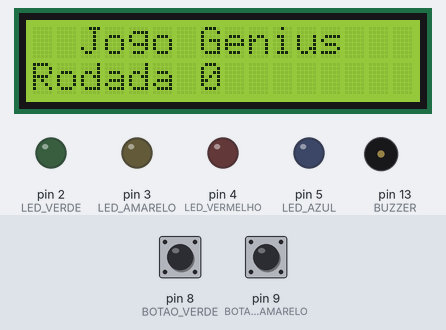
Bench run of a sketch on a simulated Arduino Uno, built with avr-gcc and run on an emulated ATmega328P. Shown: 16×2 character LCD, output pins drawn as LEDs (lit = HIGH), buzzer (waves = sounding). Dashed ring = blinking. Inputs (shaded band) come from the test bench; at power-on: pin 9 (BOTAO_AMARELO) HIGH, pin 8 (BOTAO_VERDE) HIGH. Random numbers use the default seed unless the sketch sets one; what the sketch prints to the serial monitor is not drawn.

Above: at 1.2 s.
1.3 s: pin 9 (BOTAO_AMARELO) pulled LOW for 0.7 s
At 2.8 s:
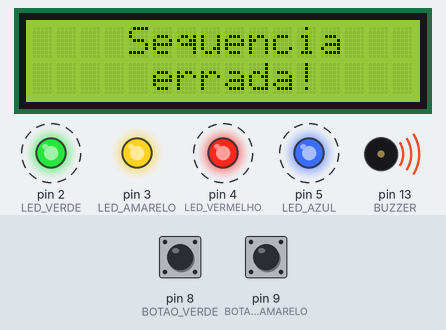
At 3.5 s:
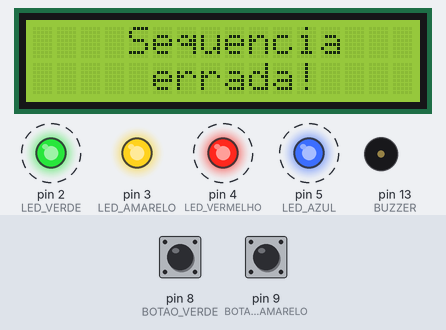
Timing chart, 0 to 11.1 s (numbered marks = the images above; inputs shaded):
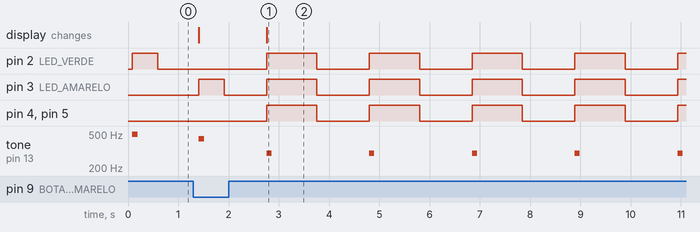

Measured:
- after the input at 1.3 s, pin 2 (LED_VERDE): alternates HIGH for 1.0 s and LOW for 1.0 s, starting after 1.5 s; pin 3 (LED_AMARELO): goes HIGH 0.50 s, LOW 0.84 s, 4 × (HIGH 1.0 s, LOW 1.0 s), then HIGH, starting after 0.11 s

The sketch:

jogo_genius_display.ino
```cpp
/*Incluindo bibliotecas*/
#include <LiquidCrystal_I2C.h>

/*Declarando a porta de cada componente*/
#define LED_VERDE 2
#define LED_AMARELO 3
#define LED_VERMELHO 4
#define LED_AZUL 5

#define BOTAO_VERDE 8
#define BOTAO_AMARELO 9
#define BOTAO_VERMELHO 10
#define BOTAO_AZUL 11

#define BUZZER 13

/*Declarando as propriedades do display*/
#define endereco 0x27
#define colunas 16
#define linhas 2
LiquidCrystal_I2C lcd(endereco, colunas, linhas);

/*Declarando constantes de tempo*/
#define UM_SEGUNDO 1000
#define MEIO_SEGUNDO 500

/*Declarando variáveis do jogo*/
#define INDEFINIDO -1 //quando o jogador ainda não tomou nenhuma ação

#define TAMANHO_SEQUENCIA 20 //quantidade de acertos consecutivos para vencer o jogo

int sequenciaLuzes[TAMANHO_SEQUENCIA]; //guarda a ordem em que os leds acendem
int rodada = 0;
int ledsRespondidos = 0; //quantidade de leds que o jogador acionou

/*Listando os estados do jogo*/
enum Estados {
  PRONTO_PARA_PROXIMA_RODADA,
  USUARIO_RESPONDENDO,
  JOGO_FINALIZADO_SUCESSO,
  JOGO_FINALIZADO_FALHA
};


void setup() {
  Serial.begin(9600); //para acompanhar no monitor serial

  lcd.init(); //inicia a comunicação com o display

  iniciaPortas(); //configuração dos pins mode
  iniciaJogo(); //configuração inicial do jogo
}


void iniciaPortas() {
  /*Configurando os leds*/
  pinMode(LED_VERDE, OUTPUT);
  pinMode(LED_AMARELO, OUTPUT);
  pinMode(LED_VERMELHO, OUTPUT);
  pinMode(LED_AZUL, OUTPUT);

  /*Configurando os botões com resistor interno*/
  pinMode(BOTAO_VERDE, INPUT_PULLUP);
  pinMode(BOTAO_AMARELO, INPUT_PULLUP);
  pinMode(BOTAO_VERMELHO, INPUT_PULLUP);
  pinMode(BOTAO_AZUL, INPUT_PULLUP);

  pinMode(BUZZER, OUTPUT);
}

void iniciaJogo() {
  int jogo = analogRead(0); //lê a porta analógica A0
  randomSeed(jogo); //gera uma nova partida de jogo aleatória entre 0 e 1023
  //ou seja, o jogo consegue gerar até 1023 partidas diferentes

  /*Usando a função sorteiaCor para incluir uma cor de led aleatória na sequência*/
  for (int i = 0; i < TAMANHO_SEQUENCIA; i++) {
    sequenciaLuzes[i] = sorteiaCor();
  }
}

int sorteiaCor() {
  return random(LED_VERDE, LED_AZUL + 1); //sorteia um número aleatório
  //entre 2 (porta do led verde) e 5 (porta do led azul)
  //soma-se 1 ao número 5, pois senão ele não estaria incluso nas opções de escolha randômica
}


/*Caracterizando os estados do jogo*/
int estadoAtual() {
  if (rodada <= TAMANHO_SEQUENCIA) { //número de rodadas não ultrapassou o limite do jogo
    if (ledsRespondidos == rodada) { //a qtd de leds acionados pelo jogador é igual ao nº de rodadas
      return PRONTO_PARA_PROXIMA_RODADA;  //vai para a próxima rodada e adiciona uma cor no fim da sequência
    } else {
      return USUARIO_RESPONDENDO; //jogador ainda não acionou todos os leds da sequência
    }
  } else if (rodada == TAMANHO_SEQUENCIA + 1) { //número de rodadas ultrapassou o limite do jogo
    return JOGO_FINALIZADO_SUCESSO; //vitória
  } else { //qualquer outra situação que não seja as anteriormente especificadas
    return JOGO_FINALIZADO_FALHA; //game over
  }
}


void loop() {
  /*Exibindo informações no display*/
  lcd.setBacklight(HIGH); //liga a iluminação do display

  lcd.clear();

  lcd.setCursor(2,0);
  lcd.print("Jogo Genius");

  lcd.setCursor(0,1);
  lcd.print("Rodada ");
  lcd.print(rodada);


  /*Identificando qual o estado atual do jogo e chamando a respectiva função*/
  switch (estadoAtual()) {
    case PRONTO_PARA_PROXIMA_RODADA:
      Serial.println("Pronto para a proxima rodada");
      preparaNovaRodada();
      break;
    case USUARIO_RESPONDENDO:
      Serial.println("Usuario respondendo");
      processaRespostaUsuario();
      break;
    case JOGO_FINALIZADO_SUCESSO:
      Serial.println("Jogo finalizado com sucesso");
      jogoFinalizadoSucesso();
      break;
    case JOGO_FINALIZADO_FALHA:
      Serial.println("Jogo finalizado com falha");
      jogoFinalizadoFalha();
      break;
  }
  delay(MEIO_SEGUNDO);
}


/*Função do estado de jogo: PRONTO_PARA_PROXIMA_RODADA*/
void preparaNovaRodada() {
  rodada++; //adiciona 1 no número de rodadas

  Serial.println(rodada);
  ledsRespondidos = 0; //zera a quantidade de leds acionados (pois uma nova rodada se iniciou)
  if (rodada <= TAMANHO_SEQUENCIA) { //número de rodadas não ultrapassou o limite do jogo
    tocaLedsRodada();
  }
}

void tocaLedsRodada() {
  for (int i = 0; i < rodada; i++) {
    piscaLed(sequenciaLuzes[i]);  //acende os leds conforme sequência
  }
}

int piscaLed(int portaLed) {
  verificaSomDoLed(portaLed); //chama a função que toca uma frequência de acordo com a cor do led

  digitalWrite(portaLed, HIGH); //acende o led
  delay(500);
  digitalWrite(portaLed, LOW); //apaga o led
  delay(300);

  return portaLed; //retorna o valor da variável portaLed para ser usado em outras funções
}


/*Função do estado de jogo: USUARIO_RESPONDENDO*/
void processaRespostaUsuario() {
  int resposta = checaRespostaJogador();

  if (resposta == INDEFINIDO) { //jogador ainda não tomou uma ação
    return;
  }

  if (resposta == sequenciaLuzes[ledsRespondidos]) { //jogador acertou a sequência
    ledsRespondidos++; //acrescenta um no número de leds acionados
  } else { //jogador errou a sequência
    Serial.println("Sequencia errada");
    rodada = TAMANHO_SEQUENCIA + 2; //soma-se 2 para cair no estado de jogo game over
    //se somasse 1 cairia no estado de jogo vitória (vide função estadoAtual)
  }
}

int checaRespostaJogador() {
  //acende o led correspondente ao botão que foi acionado
  if (digitalRead(BOTAO_VERDE) == LOW) {
    return piscaLed(LED_VERDE);
  }
  if (digitalRead(BOTAO_AMARELO) == LOW) {
    return piscaLed(LED_AMARELO);
  }
  if (digitalRead(BOTAO_VERMELHO) == LOW) {
    return piscaLed(LED_VERMELHO);
  }
  if (digitalRead(BOTAO_AZUL) == LOW) {
    return piscaLed(LED_AZUL);
  }

  return INDEFINIDO; //jogador não acionou nenhum botão
}


/*Função do estado de jogo: JOGO_FINALIZADO_SUCESSO*/
void jogoFinalizadoSucesso() {
  //exibe no display que o jogador venceu
  lcd.clear();
  lcd.setCursor(2,0);
  lcd.print("Voce venceu!");

  //pisca um led de cada vez
  piscaLed(LED_VERDE);
  piscaLed(LED_AMARELO);
  piscaLed(LED_VERMELHO);
  piscaLed(LED_AZUL);
  delay(MEIO_SEGUNDO);
}


/*Função do estado de jogo: JOGO_FINALIZADO_FALHA*/
void jogoFinalizadoFalha() {
  //exibe no display que o jogador errou
  lcd.clear();
  lcd.setCursor(4,0);
  lcd.print("Sequencia ");

  lcd.setCursor(5,1);
  lcd.print("errada!");

  //toca uma frequência e pisca todos os leds de uma vez
  tocaSom(297);
  digitalWrite(LED_VERDE, HIGH);
  digitalWrite(LED_AMARELO, HIGH);
  digitalWrite(LED_VERMELHO, HIGH);
  digitalWrite(LED_AZUL, HIGH);
  delay(UM_SEGUNDO);
  digitalWrite(LED_VERDE, LOW);
  digitalWrite(LED_AMARELO, LOW);
  digitalWrite(LED_VERMELHO, LOW);
  digitalWrite(LED_AZUL, LOW);
  delay(MEIO_SEGUNDO);
}


/*Criando função para acionar buzzer passando apenas a frequência como parâmetro*/
void tocaSom(int frequencia) {
  tone(BUZZER, frequencia, 100);
}

void verificaSomDoLed(int portaLed) {
  //determina uma frequência diferente para cada cor de led
  switch (portaLed) {
    case LED_VERDE:
      tocaSom(495);
      break;
    case LED_AMARELO:
      tocaSom(440);
      break;
    case LED_VERMELHO:
      tocaSom(330);
      break;
    case LED_AZUL:
      tocaSom(352);
      break;
  }
}
```
